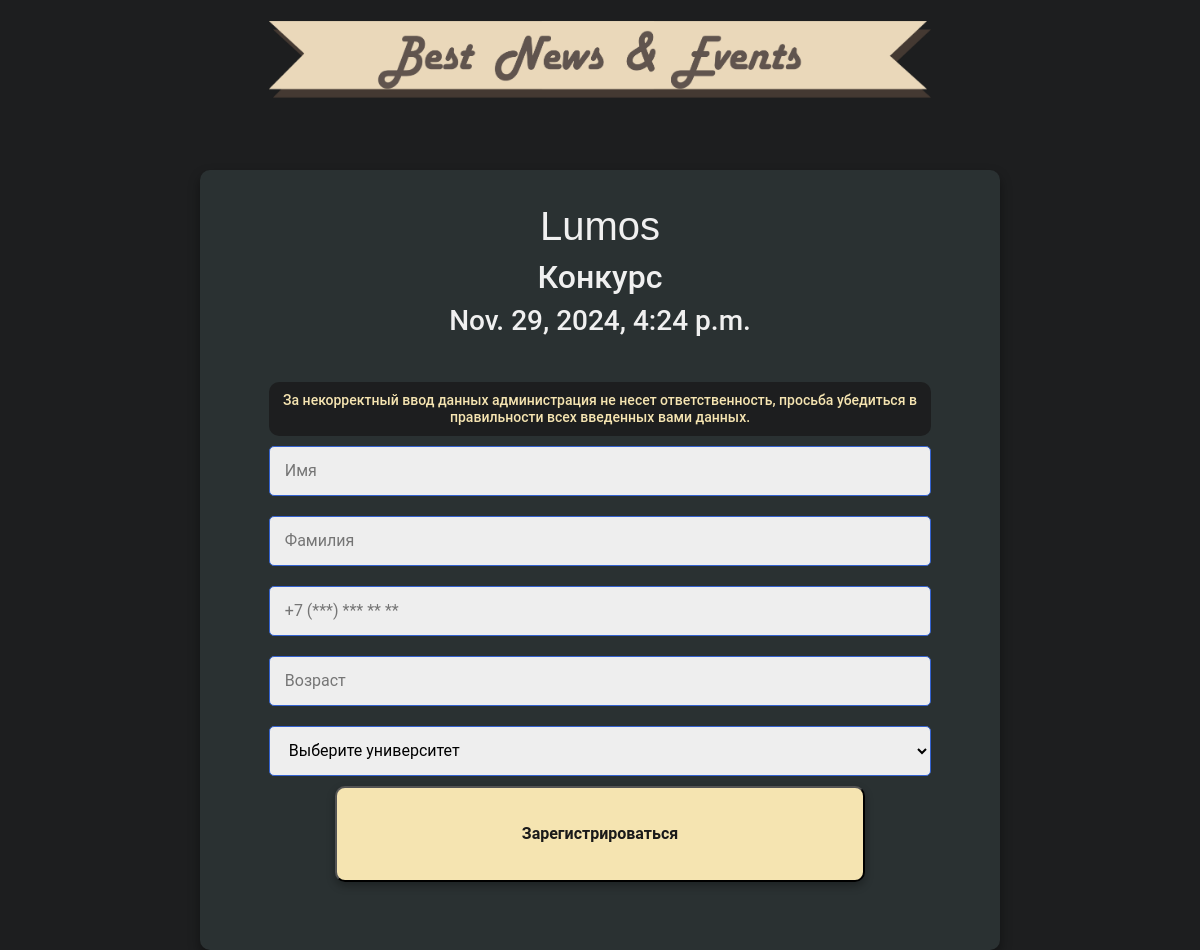
The page /register/9/ on the database its author committed.
### main/models.py (models this page shows, shortened)
class Post(models.Model): #Создаем модель (своего рода словарь) где ключи это переменные, а тип все что после равно это в каком формате мы принимем значения
    ClubName= models.CharField('Название Клуба',max_length=50)
    NewsName = models.CharField('Название Новости',max_length=50)
    Anons = models.CharField('Анонс',max_length=250)
    TextNews=models.TextField('Статья')
    Date = models.DateTimeField("Дата события")
    Date_Stop = models.DateTimeField("Закрытие регистрации", default=datetime.now)
    ImgNews =  models.ImageField("Картинка Новости", blank = True, upload_to='media')
    class Meta: #Создаем название таблицы в странице алминистратора для нашей модели
        verbose_name="Новость" #Единичсное число
        verbose_name_plural="Новости" #Множественное число

### main/views.py (the view)
# urls.py: path('register/<int:id>/', views.register, name="register")
def register(request, id):
    detail = Post.objects.get(pk=id)
    if request.method == "POST":
        form = ArticlesForm(request.POST)
        if form.is_valid():
            article = form.save(commit=False)  # Не сохраняем пока в базе, чтобы изменить поля
            article.NameClub = detail.ClubName
            article.NameNews = detail.NewsName
            article.save()
            return redirect('home')
    else:
        form=ArticlesForm()
    data={
         'form':form ,
         'detail':detail
    }
    return render(request, 'RegisterPage.html',data)

### main/templates/RegisterPage.html (shortened to what this page needs)
{% extends 'shablonCss2.html' %}
{% load static %}
{% block content %}
<div class="header-logo">
    <img src="{% static 'image/LogoPridict2.png' %}" alt="Logo 2" class="company-name">
</div>
<div class="container">
    <h1>{{ detail.ClubName }}</h1>
    <h2>{{ detail.NewsName }}</h2>
    <h3>{{ detail.Date }}</h3>
    <div id="register1">
        <h6 id="warning">За некорректный ввод данных администрация не несет ответственность, просьба убедиться в правильности всех введенных вами данных.</h6>
        <form method="post">
            {{ form.FirstName }}<br>
            {{ form.SurName }}<br>
            {{ form.Number }}<br>
            {{ form.Age }}<br>
            {{ form.University }}<br>
            <button id="reg" type="submit">Зарегистрироваться</button>
        </form>
    </div>
</div>
{% endblock %}

### main/templates/shablonCss2.html (style rules this page uses)
body { background: linear-gradient(135deg, #1d1e1f , #1d1e1f); color: #f0f0f0; font-family: 'Roboto', sans-serif; line-height: 1.6; }
.container, .event-info { background: #2A3132; padding: 2rem; border-radius: 10px; box-shadow: 0 6px 12px rgba(0, 0, 0, 0.4); color: #f0f0f0; max-width: 800px; margin: auto; transition: box-shadow 0.3s ease; }
.container h1 { font-family: 'Franklin Gothic Medium', 'Arial Narrow', Arial, sans-serif; }
.container { text-align: center; }
.header-logo { color: #f0f0f0; max-width: 800px; margin: 5px auto; padding: 1rem 2rem; border-radius: 10px; display: flex; align-items: center; gap: 1rem; }
.header-logo .company-name { max-width: 90%; height: auto; margin: auto; }
#register1, #reg, #warning { border-radius: 10px; padding: 5%; text-align: center; margin: auto; }
#reg { background: linear-gradient(45deg, #f5e4b1 , #f5e4b1); color: #1a1a1a; box-shadow: 0 4px 8px rgba(0, 0, 0, 0.3); font-weight: bold; text-align: center; transition: transform 0.2s, box-shadow 0.2s; width: 80%; }
#warning { background-color: #1d1e1f; color: #f5e4b1; padding: 10px; font-size: 14px; }
.form { width: 100%; margin: 10px 0; border-radius: 5px; padding-left: 15px; height: 50px; border: 1px solid #3462d0; font-size: 16px; background-color: #EEEEEE; color: black; }

### rows shown on the page
Post: ClubName "Lumos", NewsName "Конкурс", Date "Nov. 29, 2024, 4:24 p.m."
